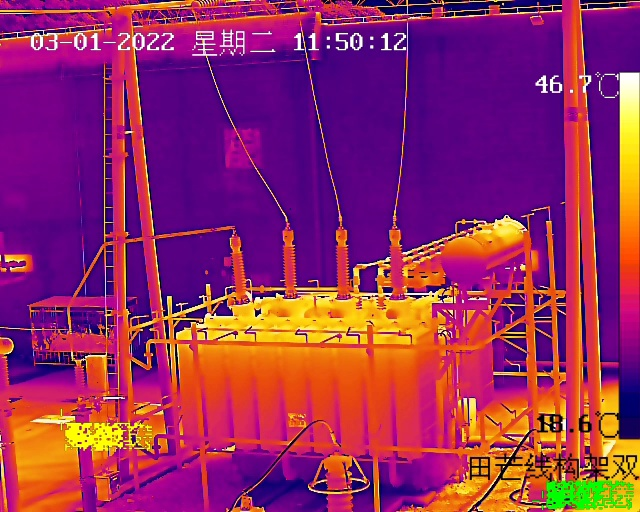
#> input picture seg_roof/instance_seg/input/11-50-13-53.jpg, 640 x 512 px; its folder holds only this picture in this run
$ python split_pic.py
#> lines starting #> are read from the running program, lines starting #| are printed output that depends on the picture
import cv2
import os
import matplotlib.pyplot as plt

pic_path = "./input/"
save_path = "output"


pic_list = os.listdir(pic_path)


for name in pic_list:
    img_ori = cv2.imread("{}/{}".format(pic_path, name))
#> img_ori is the input picture: shape (512, 640, 3); mean B, G, R 97.4, 43.5, 147.7
    h, w = img_ori.shape[0], img_ori.shape[1]
#> h = 512; w = 640

    img_new = img_ori[int(h*0.12):h, int(w*0.12): w]
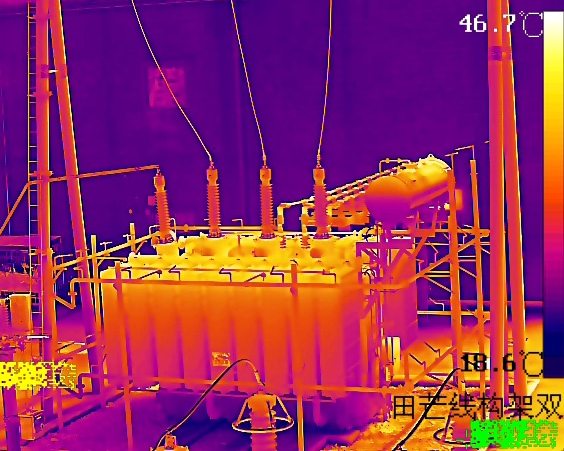
#> img_new: shape (451, 564, 3); mean B, G, R 93.1, 46.4, 149.3

    # [4 lines of commented-out code are left out]
    cv2.imwrite("{}/{}".format(save_path, name), img_new)
